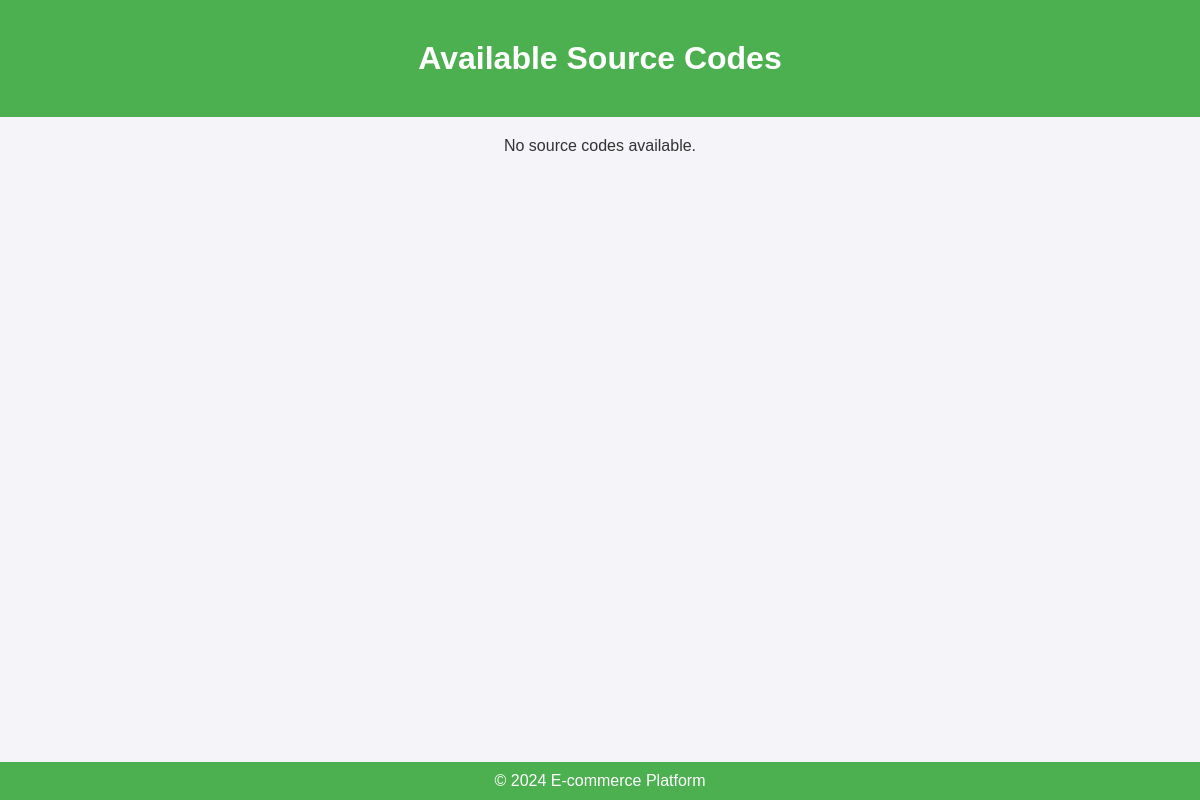
Before: /texdh/display_source_codes.php with the older database file.
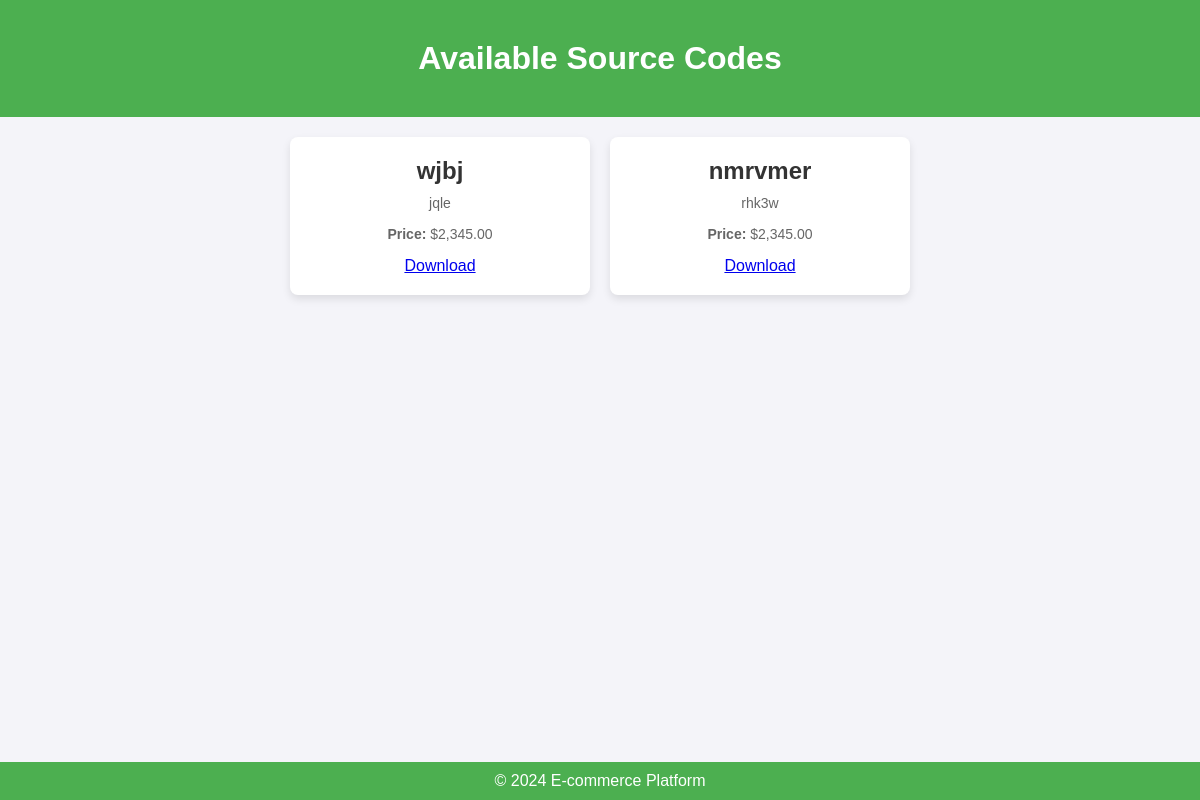
After: the same page with the newer database file.
### tables this page shows
CREATE TABLE `source_codes` (
  `id` int(11) NOT NULL,
  `title` varchar(255) NOT NULL,
  `description` text NOT NULL,
  `price` decimal(10,0) NOT NULL,
  `file_path` varchar(255) NOT NULL,
  `user_id` varchar(255) NOT NULL
);

### texdh/display_source_codes.php (the view, shortened to what this page needs)
<?php
$servername = "localhost";
$username = "root";
$password = "";
$dbname = "learning_app";
$conn = new mysqli($servername, $username, $password, $dbname);
$sql = "SELECT id, title, description, price, file_path FROM source_codes";
$result = $conn->query($sql);
?>
<!DOCTYPE html>
<html lang="en">
<head>
    <link rel="stylesheet" href="styles.css">
</head>
<body>
    <header>
        <h1>Available Source Codes</h1>
    </header>
    <div class="container">
        <?php
        if ($result->num_rows > 0) {
            while ($row = $result->fetch_assoc()) {
                echo "
                <div class='card'>
                    <h2>" . htmlspecialchars($row['title']) . "</h2>
                    <p>" . htmlspecialchars($row['description']) . "</p>
                    <p><strong>Price:</strong> $" . number_format($row['price'], 2) . "</p>
                    <a href='" . htmlspecialchars($row['file_path']) . "' download>Download</a>
                </div>";
            }
        } else {
            echo "<p>No source codes available.</p>";
        }
        ?>
    </div>
    <footer>
        <p>&copy; 2024 E-commerce Platform</p>
    </footer>
</body>
</html>

Changed rows visible on the page:
added source_codes: title "wjbj", description "jqle", price "2,345.00"
added source_codes: title "nmrvmer", description "rhk3w", price "2,345.00"
Other visible differences:
text no longer shown: "No source codes available."
